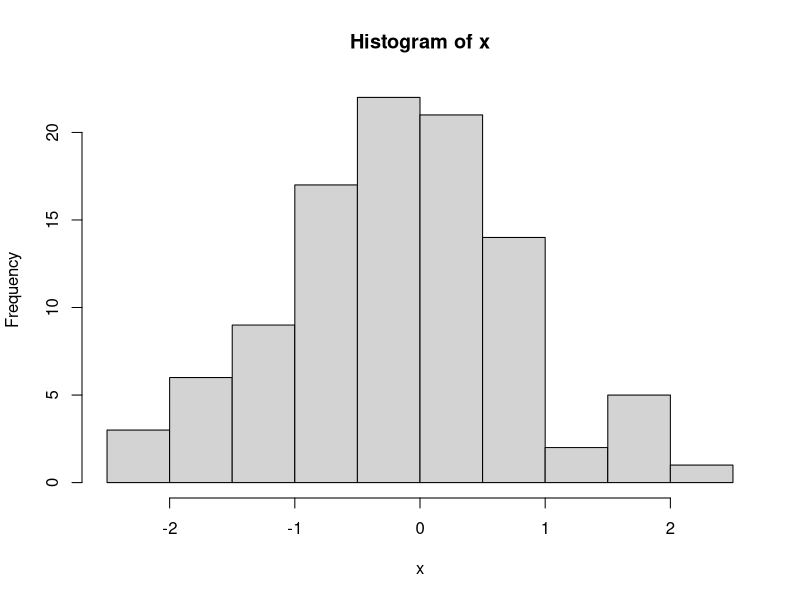
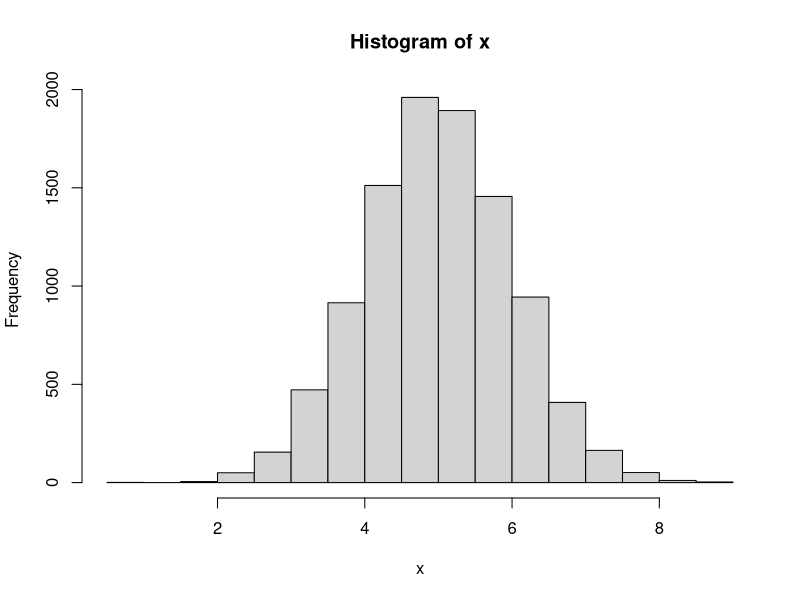

Write R code to recreate these figures, in order.
## ---- chunk 1
knitr::opts_chunk$set(echo = TRUE)
library(tidyverse)
set.seed(181818)
## ---- chunk 2
# A single simulated example 1 = H, 0 = T
one_sequence <- rbinom(20, size = 1, prob = 0.5)
## ---- chunk 3
# Longest run?
max(rle(one_sequence)$lengths)
## ---- chunk 4
num_sims <- 1000
many_sequences <- rerun(num_sims, 
  rbinom(20, size = 1, prob = 0.5))
longest_runs <- map_dbl(many_sequences, 
  ~ max(rle(.)$lengths))

# Finally...
mean(longest_runs)
## ---- chunk 5
x <- 1:10

# sd_over_mean
# ratio_function
# cv

# a minimal version
coefficient_of_variation <- function(x){
  sd(x, na.rm = TRUE) / mean(x, na.rm = TRUE)
}

# our final version
coefficient_of_variation <- function(x, na.rm = FALSE, ...){
  sd(x, na.rm = na.rm) / mean(x, na.rm = na.rm, ...)
}

x <- runif(10)
coefficient_of_variation(x = x)

coefficient_of_variation(x = x, trim = 0.25)
## ---- chunk 6
u <- runif(1)
lambda <- 5
(x <- -1 / lambda * log(1 - u))
## ---- chunk 7
u <- runif(1)
lambda <- 5
(x <- -1 / lambda * log(1 - u))

sample_exp <- function(n, lambda){
  u <- runif(n)
  -1 / lambda * log(1 - u)
}

sample_exp(10, lambda = 5)
## ---- chunk 8
exp_icdf <- function(u, lambda) {-1 / lambda * log(1 - u)}

u <- runif(1)
exp_icdf(u, lambda = 5)

sample_inverse_cdf <- function(n, inv_cdf, ...){
  u <- runif(n)
  inv_cdf(u, ...)
}
sample_inverse_cdf(20, exp_icdf, lambda = 5)
## ---- chunk 9
qnorm(0.5) # can use the built in quantile function 
x <- sample_inverse_cdf(100, qnorm) 
hist(x) # Looks good
## ---- chunk 10
# The `...` allow us to pass in other parameters to our inverse 
# CDF function
x <- sample_inverse_cdf(10000, qnorm, mean = 5) 
hist(x) # Now centered at 5
## ---- chunk 11
theta_hat <- mean(longest_runs)

# 95%
theta_hat + c(-1, 1) * 1.96 * (sd(longest_runs)/sqrt(num_sims))
## ---- chunk 12
longest_runs > 10
## ---- chunk 13
p_hat <- mean(longest_runs > 10)
## ---- chunk 14
p_hat + c(-1, 1) * 1.96 * (sqrt(p_hat*(1-p_hat))/sqrt(num_sims))
## ---- chunk 15
p_hat + c(-1, 1) * 1.96 * (sd(longest_runs > 10)/sqrt(num_sims))
